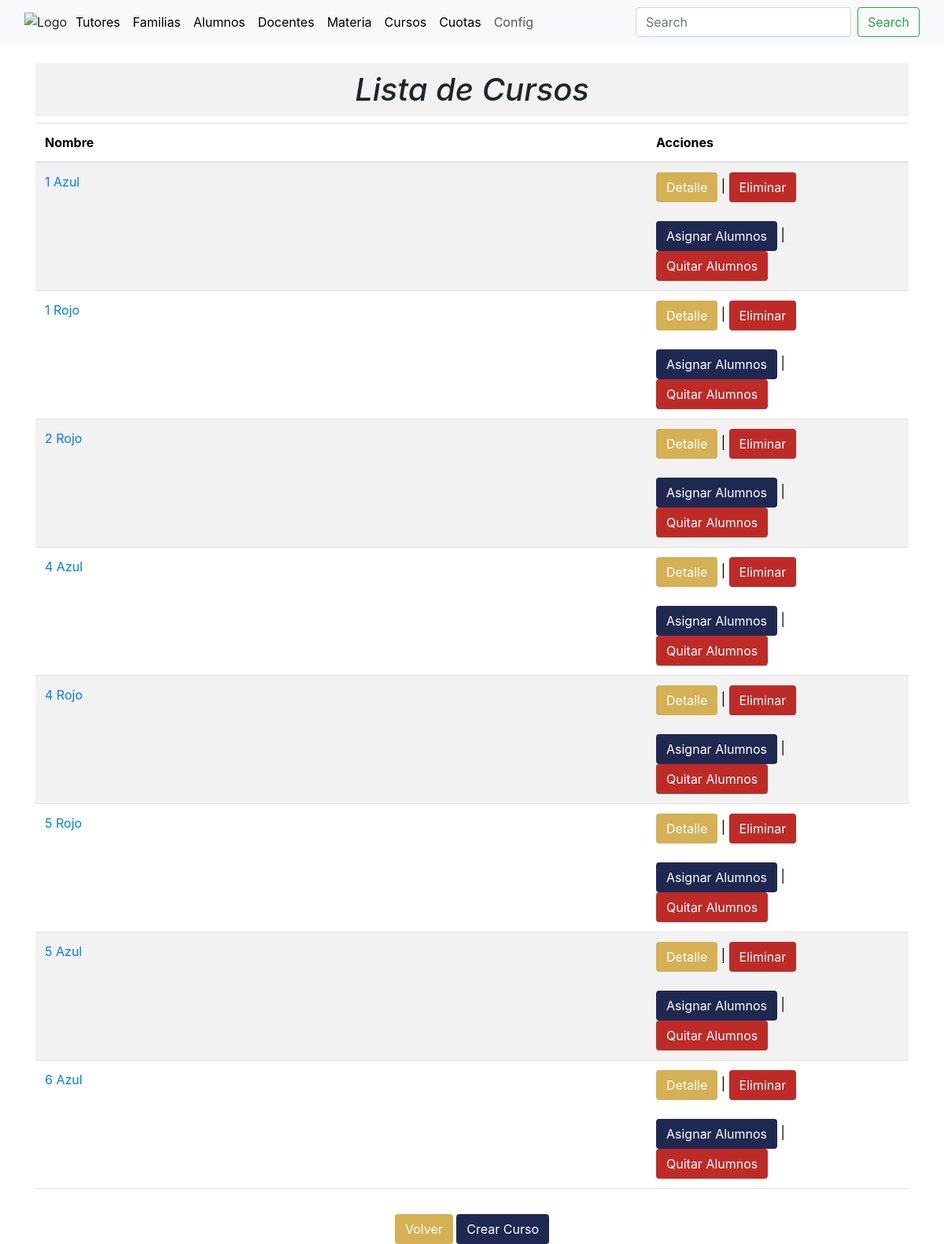
Screenshot of /cursos/ with the database file from the repository.
### academico/models.py (models this page shows, shortened)
class Cursos(models.Model):
    año = [('1', 'Primero'),('2', 'Segundo'),('3', 'Tercero'),('4', 'Cuarto'),('5', 'Quinto'),('6', 'Sexto'),('7', 'Septimo'),]
    años = models.CharField(max_length=1, choices=año, default=1)
    Division = models.ForeignKey(Division, on_delete=models.CASCADE)
    Materias = models.ManyToManyField(Materias,blank=False, related_name="cursos")
    nivel = [('1', 'Inicial'),('2', 'Primario'),('3', 'Secundario')]
    Nivels = models.CharField(max_length=1, choices=nivel, default=1)
    class Meta:
        db_table = 'Cursos'
        verbose_name = 'Curso'
        verbose_name_plural = 'Cursos'

class Division(models.Model):
    Division = models.CharField(max_length=255)
    def __str__(self):
        return '%s '%(self.Division)
    class Meta:
        db_table = 'Divisiones'
        verbose_name = 'Division'
        verbose_name_plural = 'Divisiones'

### academico/views.py (the view)
# urls.py: path('cursos/', views.cursos_list, name='cursos_list'),
def cursos_list(request):
    cursos = Cursos.objects.all()
    materias = Materias.objects.all()  # Agrega las materias al contexto
    tutores = Docentes.objects.all()  # Agrega los tutores al contexto
    context = {
        'cursos': cursos,
        'materias': materias,
        'tutores': tutores
    }
    return render(request, 'curso_list.html', context)

### academico/models.py (called while the page is built)
    def __str__(self):
        return '%s %s '%(self.Apellidos, self.Nombres)

### academico/templates/curso_list.html (shortened to what this page needs)
{% extends "base.html" %}
{% block content %}
<main>
  <div class="container mt-4">
    <div class="row justify-content-center">
      <div class="col-md-12 text-center">
        <h1 style="font-style: italic; background-color: #f2f2f2; padding: 10px;">Lista de Cursos</h1>
      </div>
    </div>
    <div class="row justify-content-center">
      <div class="col-md-12"> <div class="table-responsive">
        <table class="table table-striped table-hover">
          <thead>
            <tr>
              <th style="width: 70%;">Nombre</th>
              <th>Acciones</th>
            </tr>
          </thead>
          <tbody>
            {% for curso in cursos|dictsort:"años" %}
            <tr>
              <td>
                <a href="{% url 'materias_curso' curso.pk %}">{{ curso.años }} {{ curso.Division }}</a>
              </td>
              <td>
                <button type="button" class="btn" style="background-color: rgb(214,176,85); color: white;"
                        data-toggle="modal" data-target="#cursoDetailsModal{{ curso.pk }}">Detalle</button> |
                <button type="button" class="btn" style="background-color: rgb(190,43,39); color: white;"
                        data-toggle="modal" data-target="#cursoDeleteModal{{ curso.pk }}">Eliminar</button>
                <br><br><a href="{% url 'agregar_alumno_curso' curso.id %}" class="btn" style="background-color: rgb(31,40,81); color: white;">Asignar Alumnos</a> |
                <a href="{% url 'quitar_alumno_curso' curso.id %}" class="btn" style="background-color: rgb(190,43,39); color: white;">Quitar Alumnos</a>
              </td>
            </tr>
            {% endfor %}
          </tbody>
        </table>
        </div>
      </div>
    </div>
    <div class="row justify-content-center mt-3">
      <div class="col-md-8 text-center">
        <button type="button" class="btn" style="background-color: rgb(214,176,85); color: white;" onclick="location.href='{% url 'index' %}'">Volver</button>
        <button type="button" class="btn" style="background-color: rgb(31,40,81); color: white;" onclick="location.href='{% url 'curso_create' %}'">Crear Curso</button>
      </div>
    </div>
  </div>
</main>
{% endblock %}

### rows the page displays
Cursos: años "1", Division "Azul"
Cursos: años "1", Division "Rojo"
Cursos: años "2", Division "Rojo"
Cursos: años "4", Division "Azul"
Cursos: años "4", Division "Rojo"
Cursos: años "5", Division "Rojo"
Cursos: años "5", Division "Azul"
Cursos: años "6", Division "Azul"
